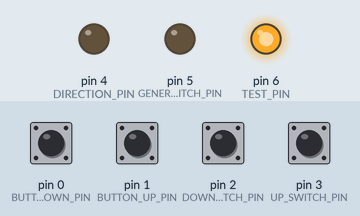
A sketch run on a simulated Arduino Uno, built with avr-gcc and run on an emulated ATmega328P. On the bench: output pins drawn as LEDs (lit = HIGH). The test bench sets the inputs (shaded band); at power-on: pin 2 (DOWN_SWITCH_PIN), pin 3 (UP_SWITCH_PIN) HIGH, pin 0 (BUTTON_DOWN_PIN), pin 1 (BUTTON_UP_PIN) LOW.

Above: at 1.2 s.
1.3 s: pin 3 (UP_SWITCH_PIN) pulled LOW for 0.15 s
At 1.4 s:
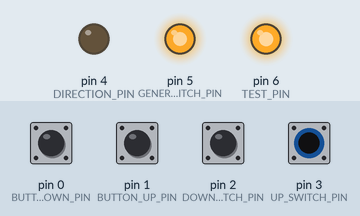
3.0 s: pin 2 (DOWN_SWITCH_PIN) pulled LOW for 0.15 s
At 3.07 s:
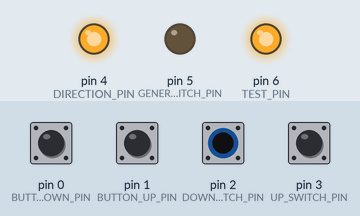
4.6 s: pin 2 (DOWN_SWITCH_PIN) pulled LOW for 1 s
At 7.0 s:
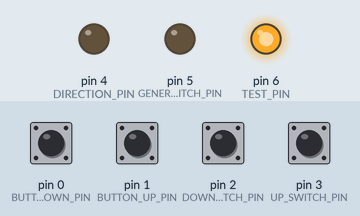
7.6 s: pin 3 (UP_SWITCH_PIN) pulled LOW for 1 s
At 8.2 s:
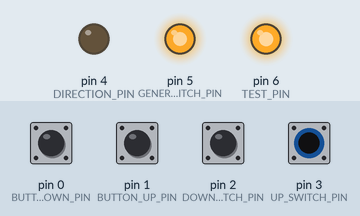
Timing chart, 0 to 10.6 s (numbered marks = the images above; inputs shaded):
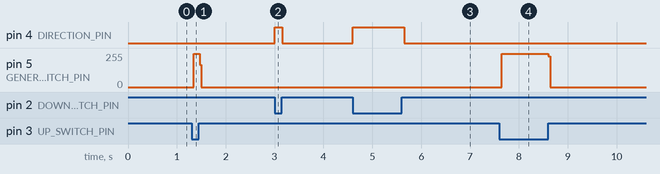

Measured:
- after the input at 1.3 s, pin 5 (GENERAL_SWITCH_PIN): 0/255 → 248/255 at once, → 0/255 0.12 s later
- after the input at 3.0 s, pin 4 (DIRECTION_PIN): LOW → HIGH at once, → LOW 0.15 s later
- after the input at 4.6 s, pin 4 (DIRECTION_PIN): LOW → HIGH at once, → LOW 1.1 s later
- after the input at 7.6 s, pin 5 (GENERAL_SWITCH_PIN): 0/255 → 248/255 at once, → 0/255 0.96 s later

The sketch:

monitor_placement.ino
```cpp
#define GENERAL_SWITCH_PIN 5 // 8
#define DIRECTION_PIN 4 // 9
#define UP_SWITCH_PIN 3 // 10
#define DOWN_SWITCH_PIN 2 // 11
#define BUTTON_UP_PIN 1 // 12
#define BUTTON_DOWN_PIN 0 // 13

#define TEST_PIN 6

int up_switch = 0;
int down_switch = 0;

int button_up_stat = 0;
int button_down_stat = 0;

int move_to_down = 0;
int move_to_up = 0;

void setup() {
  pinMode(GENERAL_SWITCH_PIN, OUTPUT);
  pinMode(DIRECTION_PIN, OUTPUT);

  pinMode(UP_SWITCH_PIN, INPUT);
  pinMode(DOWN_SWITCH_PIN, INPUT);
  pinMode(BUTTON_DOWN_PIN, INPUT);
  pinMode(BUTTON_UP_PIN, INPUT);

  pinMode(TEST_PIN, OUTPUT);
  digitalWrite(TEST_PIN, HIGH);

  button_up_stat = 0;
  button_down_stat = 0;

  up_switch = 0;
  down_switch = 0;

  move_to_down = 0;
  move_to_up = 0;
}

void disable_outputs()
{
  digitalWrite(DIRECTION_PIN, LOW);
  digitalWrite(GENERAL_SWITCH_PIN, LOW);
}

void drive_up(int value)
{
  digitalWrite(GENERAL_SWITCH_PIN, value);
}

void drive_down(int value)
{
  int delay_time = value == LOW ? 1 : 150;
  digitalWrite(DIRECTION_PIN, value);
  delay(delay_time);
  digitalWrite(GENERAL_SWITCH_PIN, value);
}

void loop() {
  // Get switches status
  up_switch = digitalRead(UP_SWITCH_PIN);
  down_switch = digitalRead(DOWN_SWITCH_PIN);

  // Get the read from the buttons
  // If the button was pressed once, it records that value and for the
  // subsequent loops, the vars will keep their values until
  // one of the switches are activated
  button_down_stat = digitalRead(BUTTON_DOWN_PIN) || button_down_stat;
  button_up_stat = digitalRead(BUTTON_UP_PIN) || button_up_stat;

  // Determine if we should move to the down or to the up
  move_to_down = button_down_stat == HIGH && down_switch == LOW;
  move_to_up = button_up_stat == HIGH && up_switch == LOW;

  // If both are pressed, do nothing
  if(move_to_down && move_to_up)
  {
    disable_outputs();
    return;
  }

  // Write to outputs
  drive_up(move_to_up);
  drive_down(move_to_down);

  // Disable outputs if the switches get activated
  button_down_stat = !down_switch;
  button_up_stat = !up_switch;
}
```
